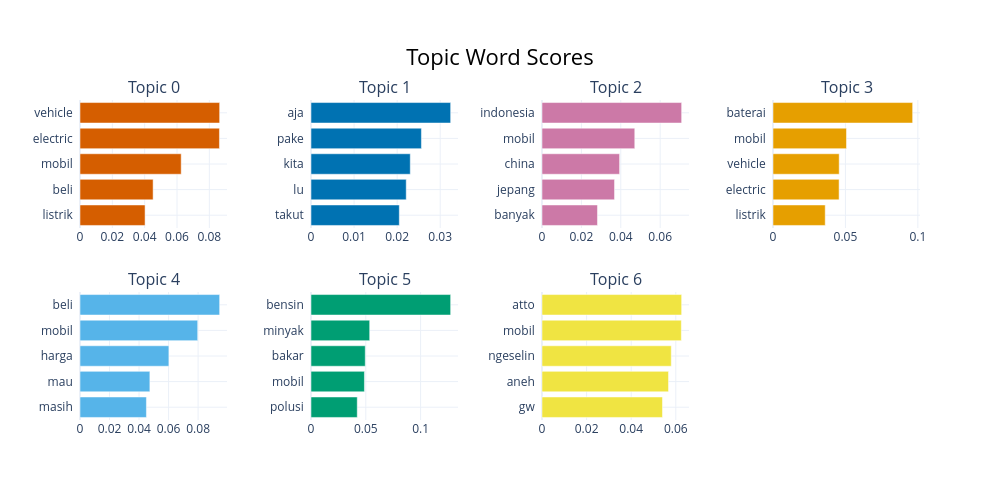

Here is the notebook cell this chart was saved with:
### Code cell
topic_model.visualize_barchart(top_n_topics=10)

### Figure 1 — Plotly figure (JSON) as saved in the notebook; plotly's stock layout.template omitted (floating-point values rounded to 4 significant figures)
{"data": [{"marker": {"color": "#D55E00"}, "orientation": "h", "type": "bar", "x": [0.04025, 0.04522, 0.0626, 0.08625, 0.08638], "xaxis": "x", "y": ["listrik  ", "beli  ", "mobil  ", "electric  ", "vehicle  "], "yaxis": "y"}, {"marker": {"color": "#0072B2"}, "orientation": "h", "type": "bar", "x": [0.0205, 0.02211, 0.02305, 0.02564, 0.03243], "xaxis": "x2", "y": ["takut  ", "lu  ", "kita  ", "pake  ", "aja  "], "yaxis": "y2"}, {"marker": {"color": "#CC79A7"}, "orientation": "h", "type": "bar", "x": [0.02817, 0.03682, 0.03939, 0.04711, 0.0709], "xaxis": "x3", "y": ["banyak  ", "jepang  ", "china  ", "mobil  ", "indonesia  "], "yaxis": "y3"}, {"marker": {"color": "#E69F00"}, "orientation": "h", "type": "bar", "x": [0.03606, 0.04563, 0.04569, 0.05074, 0.09641], "xaxis": "x4", "y": ["listrik  ", "electric  ", "vehicle  ", "mobil  ", "baterai  "], "yaxis": "y4"}, {"marker": {"color": "#56B4E9"}, "orientation": "h", "type": "bar", "x": [0.04499, 0.04733, 0.06021, 0.07973, 0.09459], "xaxis": "x5", "y": ["masih  ", "mau  ", "harga  ", "mobil  ", "beli  "], "yaxis": "y5"}, {"marker": {"color": "#009E73"}, "orientation": "h", "type": "bar", "x": [0.0422, 0.04875, 0.0495, 0.05354, 0.1274], "xaxis": "x6", "y": ["polusi  ", "mobil  ", "bakar  ", "minyak  ", "bensin  "], "yaxis": "y6"}, {"marker": {"color": "#F0E442"}, "orientation": "h", "type": "bar", "x": [0.05402, 0.05673, 0.05796, 0.06248, 0.06262], "xaxis": "x7", "y": ["gw  ", "aneh  ", "ngeselin  ", "mobil  ", "atto  "], "yaxis": "y7"}], "layout": {"annotations": [{"font": {"size": 16}, "showarrow": false, "text": "Topic 0", "x": 0.0875, "xanchor": "center", "xref": "paper", "y": 1, "yanchor": "bottom", "yref": "paper"}, {"font": {"size": 16}, "showarrow": false, "text": "Topic 1", "x": 0.3625, "xanchor": "center", "xref": "paper", "y": 1, "yanchor": "bottom", "yref": "paper"}, {"font": {"size": 16}, "showarrow": false, "text": "Topic 2", "x": 0.6375, "xanchor": "center", "xref": "paper", "y": 1, "yanchor": "bottom", "yref": "paper"}, {"font": {"size": 16}, "showarrow": false, "text": "Topic 3", "x": 0.9125, "xanchor": "center", "xref": "paper", "y": 1, "yanchor": "bottom", "yref": "paper"}, {"font": {"size": 16}, "showarrow": false, "text": "Topic 4", "x": 0.0875, "xanchor": "center", "xref": "paper", "y": 0.4, "yanchor": "bottom", "yref": "paper"}, {"font": {"size": 16}, "showarrow": false, "text": "Topic 5", "x": 0.3625, "xanchor": "center", "xref": "paper", "y": 0.4, "yanchor": "bottom", "yref": "paper"}, {"font": {"size": 16}, "showarrow": false, "text": "Topic 6", "x": 0.6375, "xanchor": "center", "xref": "paper", "y": 0.4, "yanchor": "bottom", "yref": "paper"}], "height": 500, "hoverlabel": {"bgcolor": "white", "font": {"family": "Rockwell", "size": 16}}, "showlegend": false, "title": {"font": {"color": "Black", "size": 22}, "text": "Topic Word Scores", "x": 0.5, "xanchor": "center", "yanchor": "top"}, "width": 1000, "xaxis": {"anchor": "y", "domain": [0, 0.175], "showgrid": true}, "xaxis2": {"anchor": "y2", "domain": [0.275, 0.45], "showgrid": true}, "xaxis3": {"anchor": "y3", "domain": [0.55, 0.725], "showgrid": true}, "xaxis4": {"anchor": "y4", "domain": [0.825, 1], "showgrid": true}, "xaxis5": {"anchor": "y5", "domain": [0, 0.175], "showgrid": true}, "xaxis6": {"anchor": "y6", "domain": [0.275, 0.45], "showgrid": true}, "xaxis7": {"anchor": "y7", "domain": [0.55, 0.725], "showgrid": true}, "xaxis8": {"anchor": "y8", "domain": [0.825, 1], "showgrid": true}, "yaxis": {"anchor": "x", "domain": [0.6, 1], "showgrid": true}, "yaxis2": {"anchor": "x2", "domain": [0.6, 1], "showgrid": true}, "yaxis3": {"anchor": "x3", "domain": [0.6, 1], "showgrid": true}, "yaxis4": {"anchor": "x4", "domain": [0.6, 1], "showgrid": true}, "yaxis5": {"anchor": "x5", "domain": [0, 0.4], "showgrid": true}, "yaxis6": {"anchor": "x6", "domain": [0, 0.4], "showgrid": true}, "yaxis7": {"anchor": "x7", "domain": [0, 0.4], "showgrid": true}, "yaxis8": {"anchor": "x8", "domain": [0, 0.4], "showgrid": true}}}
